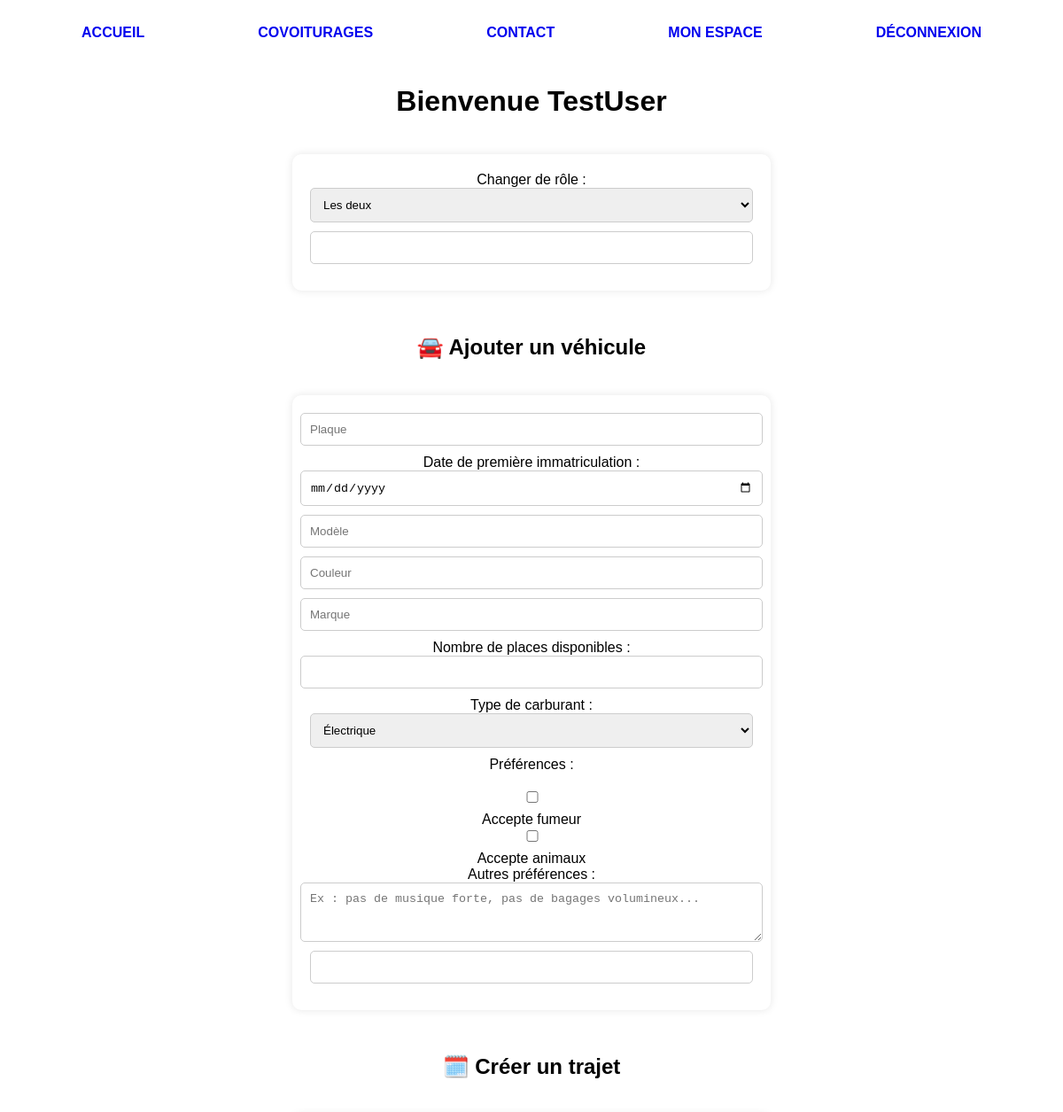
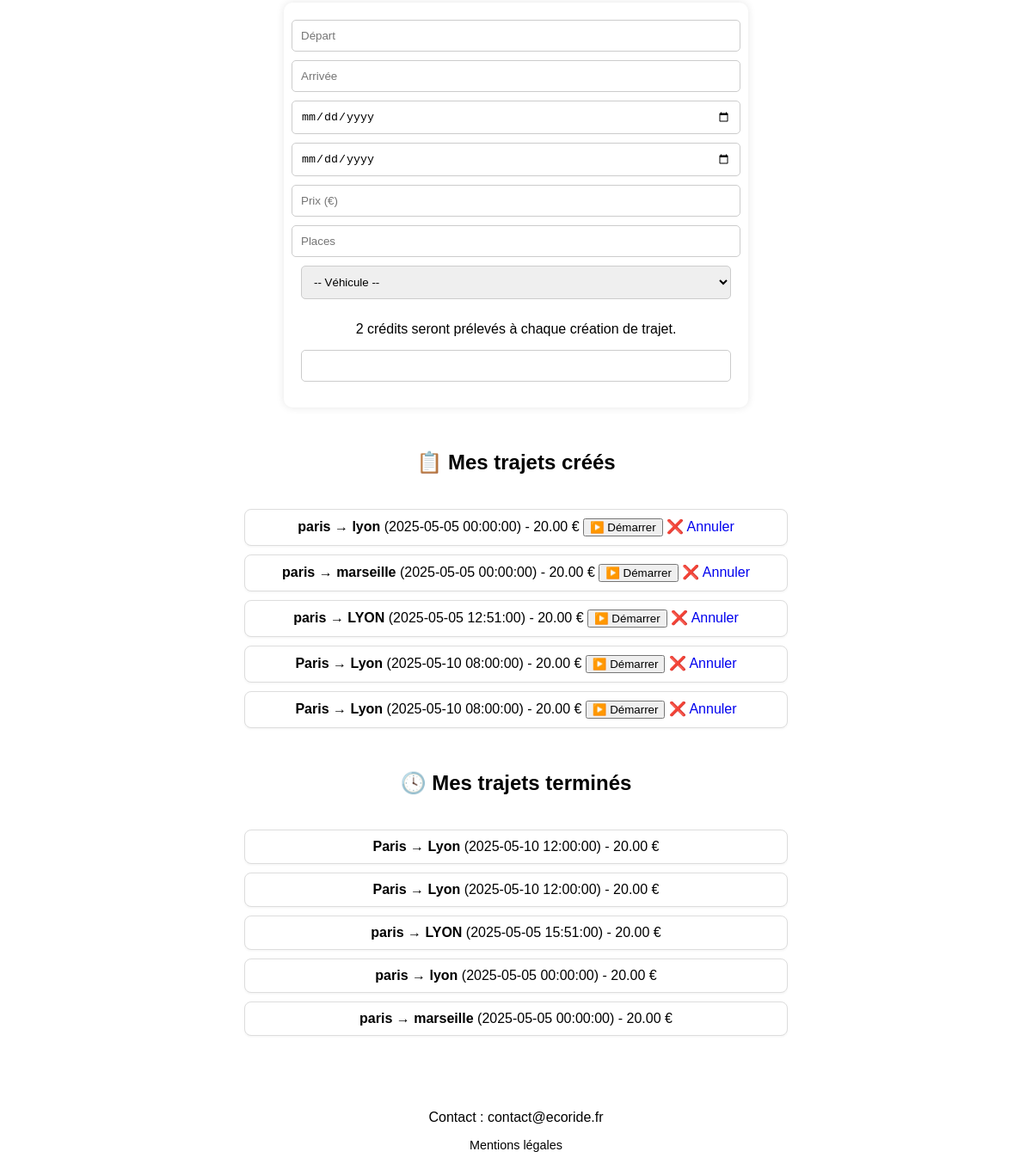
/pages/user-space.php (signed in), run on the app's committed database (2 pictures, top to bottom).
### tables this page shows
CREATE TABLE rides (
    id INT AUTO_INCREMENT PRIMARY KEY,
    user_id INT NOT NULL,
    vehicle_id INT NOT NULL,
    depart VARCHAR(100) NOT NULL,
    arrivee VARCHAR(100) NOT NULL,
    date_depart DATETIME NOT NULL,
    date_arrivee DATETIME NOT NULL,
    prix DECIMAL(5,2) NOT NULL,
    places INT NOT NULL,
    ecologique TINYINT(1) DEFAULT 0,
    statut VARCHAR(20) DEFAULT 'en attente',
    FOREIGN KEY (user_id) REFERENCES users(id) ON DELETE CASCADE,
    FOREIGN KEY (vehicle_id) REFERENCES vehicles(id) ON DELETE CASCADE
);

### pages/user-space.php (the view, shortened to what this page needs)
<?php
require_once('../models/db.php');
$stmt = $pdo->prepare("SELECT rides.*, vehicles.marque, vehicles.modele
    FROM rides INNER JOIN vehicles ON rides.vehicle_id = vehicles.id
    WHERE rides.user_id = :user_id ORDER BY rides.date_depart");
$stmt->execute([':user_id' => $_SESSION['user_id']]);
$rides = $stmt->fetchAll();
$stmt = $pdo->prepare("SELECT rides.*, vehicles.marque, vehicles.modele
    FROM rides INNER JOIN vehicles ON rides.vehicle_id = vehicles.id
    WHERE rides.user_id = :user_id AND rides.date_arrivee < NOW()
    ORDER BY rides.date_arrivee DESC");
$stmt->execute([':user_id' => $_SESSION['user_id']]);
$past_rides = $stmt->fetchAll();
?>
<!DOCTYPE html>
<html lang="fr">
<head>
    <link rel="stylesheet" href="../Assets/css/user-space.css">
</head>
<body>
<?php include('../includes/nav.php'); ?>
<main>
    <h1>Bienvenue <?= htmlspecialchars($_SESSION['pseudo']) ?></h1>
    <form method="post" class="form-user-space">
        <label>Changer de rôle :</label>
        <select name="role" required>
            <option value="les deux" <?= $_SESSION['role']=='les deux'?'selected':'' ?>>Les deux</option>
        </select>
        <button type="submit">Mettre à jour</button>
    </form>
    <?php if ($_SESSION['role'] !== 'passager'): ?>
       <h2>🚘 Ajouter un véhicule</h2>
<form method="post" class="form-user-space">
    <input name="plaque" placeholder="Plaque" required>
    <label>Date de première immatriculation :</label>
    <input type="date" name="immat_date" required>
    <input name="modele" placeholder="Modèle" required>
    <input name="couleur" placeholder="Couleur" required>
    <input name="marque" placeholder="Marque" required>
    <label>Nombre de places disponibles :</label>
    <input type="number" name="places" min="1" required>
    <label>Type de carburant :</label>
    <select name="energie" required>
        <option value="électrique">Électrique</option>
    </select>
    <label>Préférences :</label><br>
    <input type="checkbox" name="fumeur" value="1"> Accepte fumeur<br>
    <input type="checkbox" name="animal" value="1"> Accepte animaux<br>
    <label>Autres préférences :</label>
    <textarea name="preferences" placeholder="Ex : pas de musique forte, pas de bagages volumineux..." rows="3"></textarea>
    <button type="submit" name="submit_vehicle">Ajouter</button>
</form>
        <h2>🗓️ Créer un trajet</h2>
        <form method="post" class="form-user-space">
            <input name="depart" placeholder="Départ" required>
            <input name="arrivee" placeholder="Arrivée" required>
            <input type="date" name="date_depart" required>
            <input type="date" name="date_arrivee" required>
            <input type="number" name="prix" placeholder="Prix (€)" required>
            <input type="number" name="places" placeholder="Places" required>
            <select name="vehicle_id" required>
                <option value="">-- Véhicule --</option>
            </select>
            <p s>  2 crédits seront prélevés à chaque création de trajet.</p>
            <button type="submit" name="submit_ride">Valider</button>
        </form>
    <?php endif; ?>
   <?php if (!empty($rides)): ?>
<h2>📋 Mes trajets créés</h2>
<ul>
  <?php foreach ($rides as $r): ?>
    <li class="trajet-box">
        <strong><?= $r['depart'] ?> → <?= $r['arrivee'] ?></strong> (<?= $r['date_depart'] ?>) - <?= $r['prix'] ?> €
        <?php if ($r['statut'] === 'en attente'): ?>
            <form method="post" action="start_ride.php" style="display:inline;">
                <button type="submit" class="admin-button green">▶️ Démarrer</button>
            </form>
        <?php elseif ($r['statut'] === 'terminé'): ?>
            <span >✅ Trajet terminé</span>
        <?php endif; ?>
        <a href="cancel_ride.php?ride_id=<?= $r['id'] ?>" class="admin-button red" onclick="return confirm('Êtes-vous sûr de vouloir annuler ce trajet ?');">❌ Annuler</a>
    </li>
<?php endforeach; ?>
</ul>
<?php endif; ?>
   <?php if (!empty($past_rides)): ?>
    <h2>🕓 Mes trajets terminés</h2>
    <ul>
        <?php foreach ($past_rides as $r): ?>
            <li class="trajet-box"><strong><?= $r['depart'] ?> → <?= $r['arrivee'] ?></strong> (<?= $r['date_arrivee'] ?>) - <?= $r['prix'] ?> €</li>
        <?php endforeach; ?>
    </ul>
<?php endif; ?>
</main>
<?php include('../includes/footer.php'); ?>
</body>
</html>

### Assets/css/user-space.css (style rules this page uses)
body { background-color: var(--jaune-clair); color: var(--bleu-sombre); font-family: Arial, sans-serif; padding: 20px; text-align: center; }
h1, h2 { color: var( --blanc); margin-top: 30px; background-color: var(--vert-olive); padding: 20px; }
p { font-size: 1rem; margin-bottom: 15px; }
ul { list-style: none; text-align: center; padding: 0; margin: 0; }
.form-user-space { background-color: white; border-radius: 10px; padding: 20px; margin: 20px auto; max-width: 500px; box-shadow: 0 0 10px rgba(0,0,0,0.1); display: flex; flex-direction: column; align-items: center; }
.form-user-space input, .form-user-space select, .form-user-space textarea, .form-user-space button { width: 100%; padding: 10px; margin-bottom: 10px; border-radius: 5px; border: 1px solid #ccc; }
.form-user-space button { background-color: var(--vert-olive); color: white; font-weight: bold; cursor: pointer; transition: background-color 0.3s ease; }
.trajet-box { border: 1px solid #ddd; background-color: white; border-radius: 8px; padding: 10px 15px; margin: 10px auto; max-width: 600px; box-shadow: 0 1px 3px rgba(0,0,0,0.05); }
a { text-decoration: none; }

### data on the page
rides: depart "paris", arrivee "lyon", date_depart "2025-05-05 00:00:00", prix "20.00", date_arrivee "2025-05-05 00:00:00"
rides: depart "paris", arrivee "marseille", date_depart "2025-05-05 00:00:00", prix "20.00", date_arrivee "2025-05-05 00:00:00"
rides: depart "paris", arrivee "LYON", date_depart "2025-05-05 12:51:00", prix "20.00", date_arrivee "2025-05-05 15:51:00"
rides: depart "Paris", arrivee "Lyon", date_depart "2025-05-10 08:00:00", prix "20.00", date_arrivee "2025-05-10 12:00:00"
rides: depart "Paris", arrivee "Lyon", date_depart "2025-05-10 08:00:00", prix "20.00", date_arrivee "2025-05-10 12:00:00"

### other printed values
$_SESSION['pseudo'] "TestUser"
